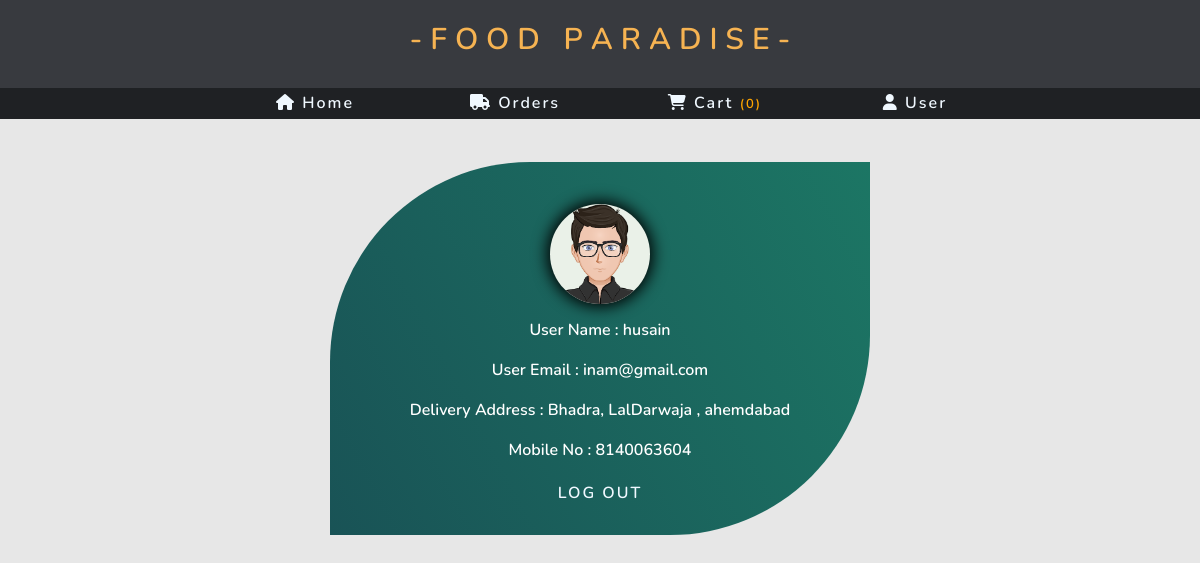
Page /User/user.php (signed in) on the committed database.
### tables this page shows
CREATE TABLE `user` (
  `id` int(255) NOT NULL,
  `user_name` varchar(255) NOT NULL,
  `email` varchar(255) NOT NULL,
  `password` varchar(255) NOT NULL,
  `address` varchar(255) NOT NULL,
  `mobile` varchar(255) NOT NULL
);

### User/user.php (the view, shortened to what this page needs)
<?php
$user_email = $_SESSION['user_email'];
include 'conn.php';
$select = "SELECT * FROM `user` WHERE `email`='$user_email'";
$select_query=mysqli_query($con,$select);
$res = mysqli_fetch_array($select_query);
$user_name = $res['user_name'];
$address = $res['address'];
$mobile = $res['mobile'];
?>
<!DOCTYPE html>
<html lang="en">
<head>
    <?php include '../Admin/links.php'; ?>
    <link rel="stylesheet" href="css/user.css">
</head>
<body>
    <?php
    include 'menu.php';
    ?>
    <div class="container">
        <div class="row justify-content-center">
            <div class="col-lg-6 text-center">
                   <div class="cardd">
                        <div class="row justify-content-center" id="img">
                                <div class="col-12 text-center">
                                    <img src="images/avatar7.png" height="100px" width="100px">
                                </div>
                        </div>
                        <div class="row justify-content-center" id="name">
                                <div class="col-12 text-center">
                                    <p>User Name : <?php echo $user_name;?></p>
                                </div>
                        </div>
                        <div class="row justify-content-center" id="email">
                                <div class="col-12 text-center">
                                    <p>User Email : <?php echo $user_email;?></p>
                                </div>
                        </div>
                        <div class="row justify-content-center" id="address">
                                <div class="col-12 text-center">
                                    <p>Delivery Address : <?php echo $address;?></p>
                                </div>
                        </div>
                        <div class="row justify-content-center" id="mobile">
                                <div class="col-12 text-center">
                                    <p>Mobile No : <?php echo $mobile;?></p>
                                </div>
                        </div>
                        <div class="row justify-content-center" id="name">
                                <div class="col-12 text-center">
                                    <a class="aaa" href="logout.php">LOG OUT</a>
                                </div>
                        </div>
                   </div>
            </div>
        </div>
    </div>
</body>
</html>

### User/css/user.css (style rules this page uses)
#img { padding: 3% 0% 3% 0%; }
.cardd { margin-top: 8%; background: #195356; color: #ffffff; font-weight: 600; background-color: #195356; background-image: linear-gradient(62deg, #195356 0%, #1c7664 100%); border-radius: 200px 0px 200px 0px; padding: 5%; }
img { background: #EAF1E8; border-radius: 51px; box-shadow: 0px 0px 15px 3px black; border: 2px solid #fff; }

### User/css/menu.css (style rules this page uses)
body { font-family: 'Nunito', sans-serif; }
#menu p, a { line-height: 30px; color: #f0f8ff; font-weight: 600; letter-spacing: 2px; }

### Admin/links.php (style rules this page uses)
body { font-family: 'Karla', sans-serif; background: #E7E7E7; }

### rows in the picture
user: user_name "husain", address "Bhadra, LalDarwaja , ahemdabad", mobile "8140063604"

### other values in the picture
$count_items_cart "0"
$user_email "inam@gmail.com"
